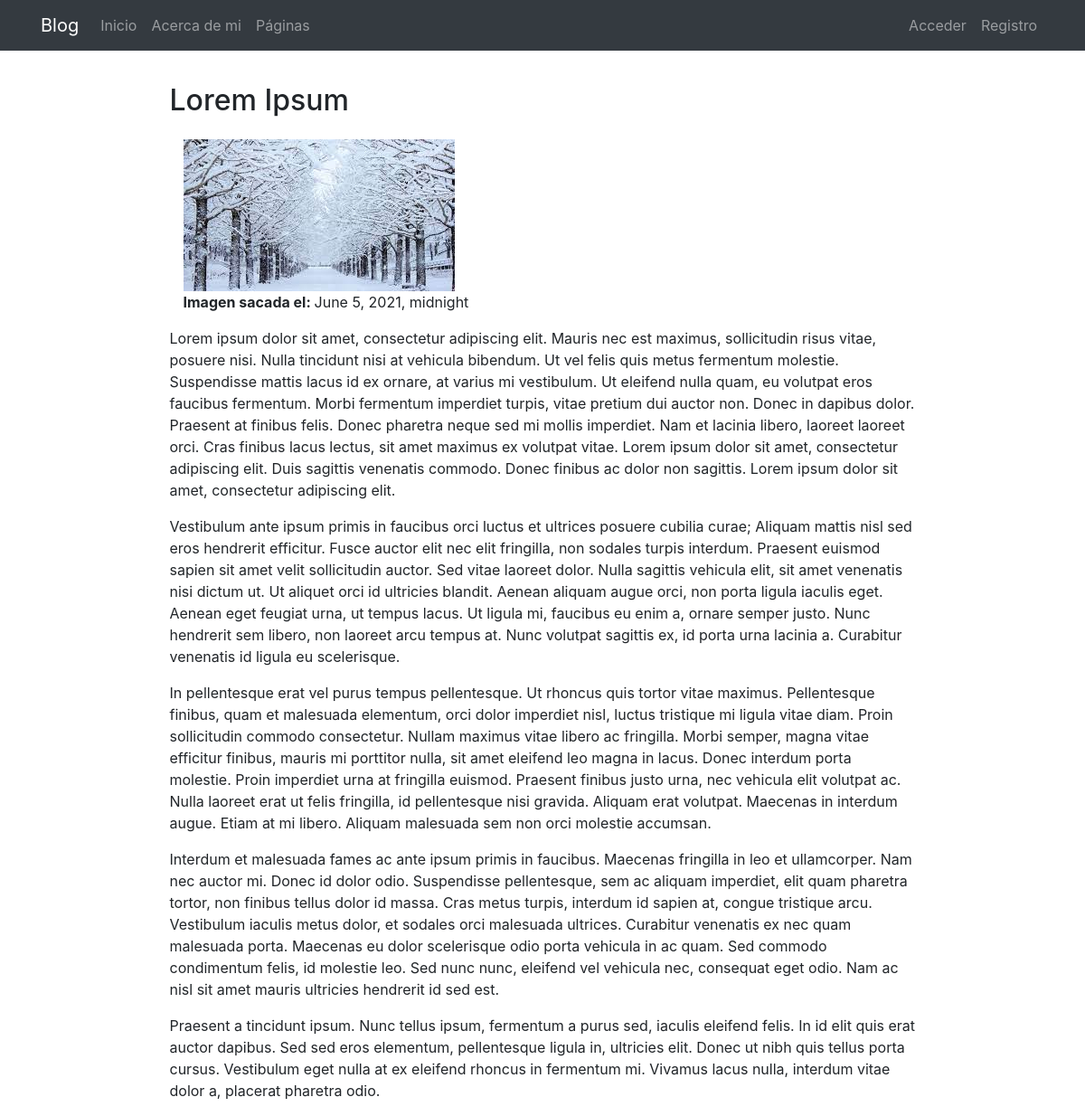
Before: /pages/2/ with the older database file.
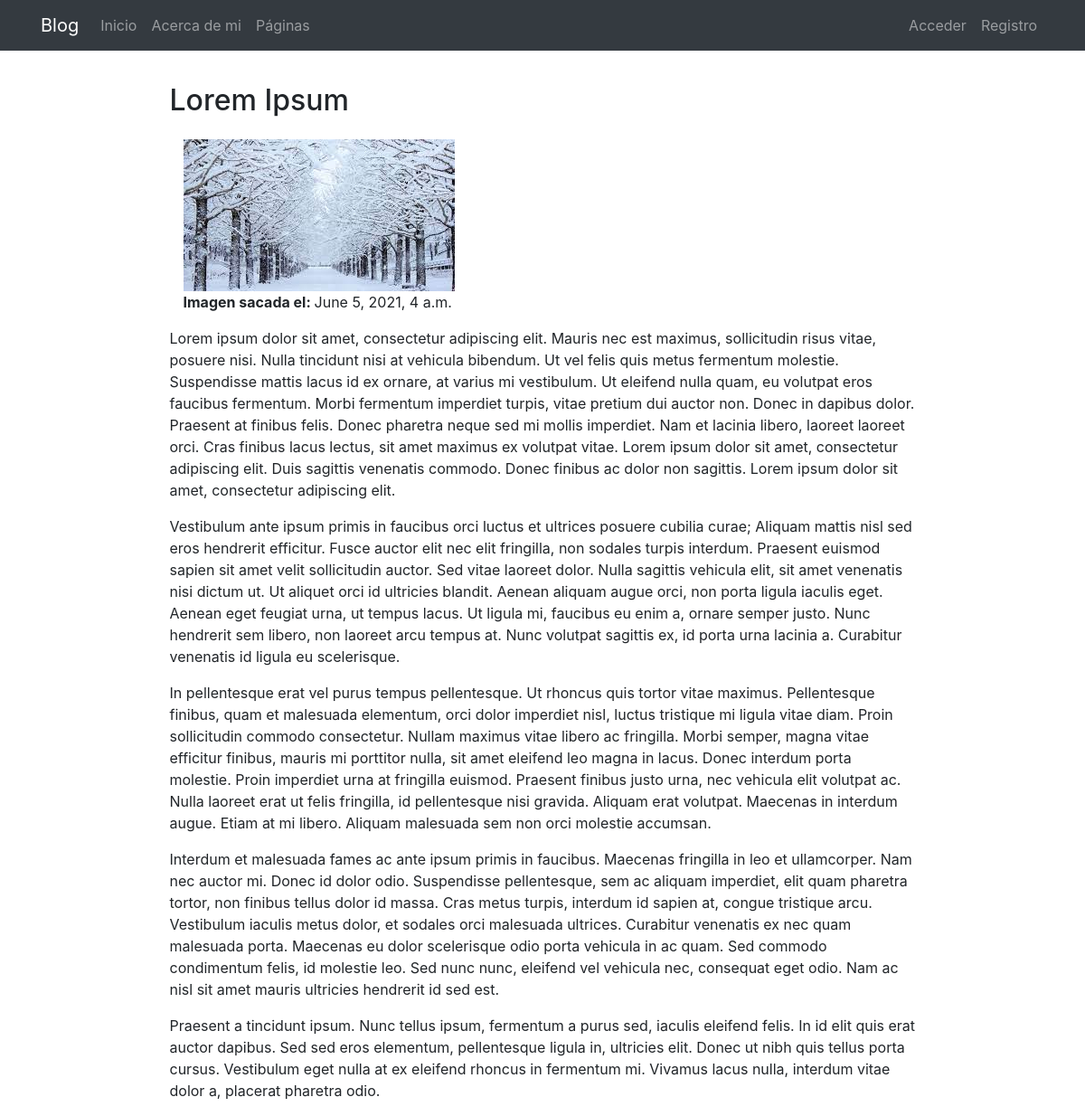
After: the same page with the newer database file.
### pages/models.py (models this page shows, shortened)
class Page(models.Model):
    title = models.CharField(verbose_name="Título", max_length=200)
    content = RichTextField(verbose_name="Contenido")
    order = models.SmallIntegerField(verbose_name="Orden", default=0)
    created = models.DateTimeField(auto_now_add=True, verbose_name="Fecha de creación")
    updated = models.DateTimeField(auto_now=True, verbose_name="Fecha de edición")
    image = models.ImageField(upload_to=custom_upload_to, null=True, blank=True)
    posted = models.DateTimeField(verbose_name="Fecha de carga de la imagen", null=True, blank=True)
    class Meta:
        verbose_name = "página"
        verbose_name_plural = "páginas"
        ordering = ['order', 'title']

### pages/views.py (the view)
# urls.py: path('<int:pk>/', PageDetailView.as_view(), name='page'),
class PageDetailView(DetailView):
    model = Page

### pages/templates/pages/page_detail.html (shortened to what this page needs)
{% extends 'core/base.html' %}
{% load static %}
{% block content %}
{% include 'pages/includes/pages_menu.html' %}
<main role="main">
  <div class="container">
    <div class="row mt-3">
      <div class="col-md-9 mx-auto">
        <h2 class="section-heading mb-4">{{page.title}}</h2>
      {% if page.image %}
        <div class="col-md-7">
          <img src="{{page.image.url}}" class="img-fluid"/>
        </div>
        <div class="container">
        <p><b>Imagen sacada el: </b>{{page.posted}}</p>
        </div>
      {% endif %}
        <div>
          {{page.content|safe}}
        </div>
      </div>
    </div>
  </div>
</main>
{% endblock %}

Changed rows visible on the page:
changed Page "Lorem Ipsum": posted "June 5, 2021, midnight" → "June 5, 2021, 4 a.m."
